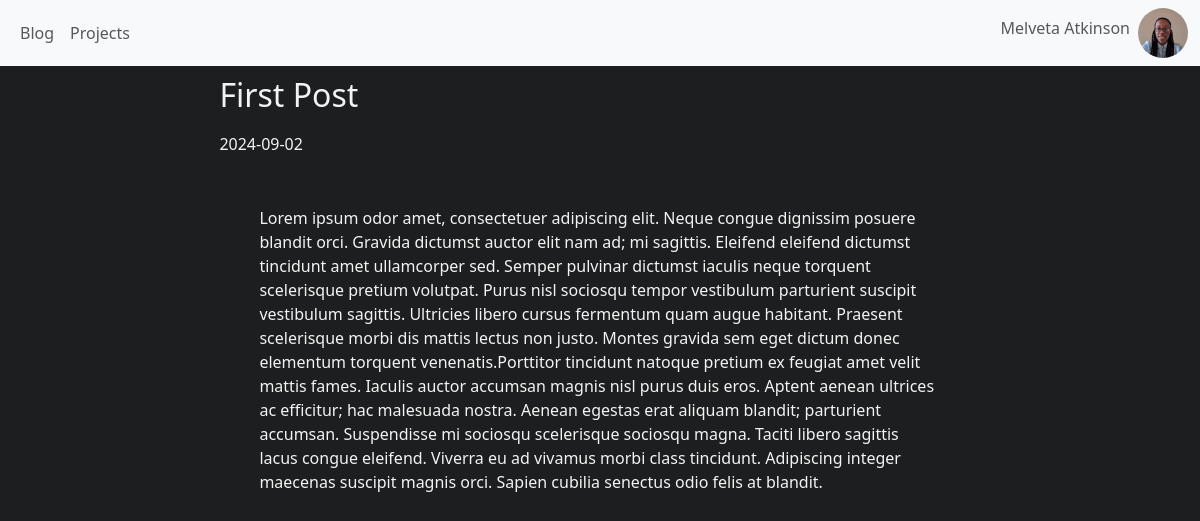
The page /1 on the database its author committed.
### tables this page shows
CREATE TABLE posts (
    id INTEGER PRIMARY KEY AUTOINCREMENT,
    created DATE format 'MMMM dd yyyy' NOT NULL DEFAULT CURRENT_DATE,
    title TEXT NOT NULL,
    content TEXT NOT NULL
);

### app.py (the view)
@app.route('/<int:post_id>')
def post(post_id):
    post = get_post(post_id)
    return render_template('post.html', post=post)

### app.py (called while the page is built)
def get_db_connection():
    conn = sqlite3.connect('database.db')
    conn.row_factory = sqlite3.Row
    return conn

def get_post(post_id):
    conn = get_db_connection()
    post = conn.execute('SELECT * FROM posts WHERE id = ?',
                        (post_id,)).fetchone()
    conn.close()
    if post is None:
        abort(404)
    return post

### templates/post.html
{% extends 'base.html' %}
{% block content %}
    <div style="width: 70%; margin: 0 auto;">
        <h2>{% block title %} {{ post['title'] }} {% endblock %}</h2>
        <span>{{ post['created'] }}</span>
        <p class="post">{{ post['content'] }}</p>
    </div>
{% endblock %}

### static/css/style.css (style rules this page uses)
.post { color: rgb(242, 244, 243); text-align: left; padding: 50px; }
h2, span { color: rgb(242, 244, 243); padding: 10px; }
body { background-color: rgb(29, 30, 32); }

### rows shown on the page
posts: title "First Post", created "2024-09-02", content "Lorem ipsum odor amet, consectetuer adipiscing elit. Neque congue dignissim posuere blandit orci. Gravida dictumst auctor elit nam ad; mi sagittis. Eleifend eleifend dictumst tincidunt amet ullamcorper sed. Semper pulvinar dictumst iaculis neque torquent scelerisque pretium volutpat. Purus nisl sociosqu tempor vestibulum parturient suscipit vestibulum sagittis. Ultricies libero cursus fermentum quam augue habitant. Praesent scelerisque morbi dis mattis lectus non justo. Montes gravida sem eget dictum donec elementum torquent venenatis.Porttitor tincidunt natoque pretium ex feugiat amet velit mattis fames. Iaculis auctor accumsan magnis nisl purus duis eros. Aptent aenean ultrices ac…"
